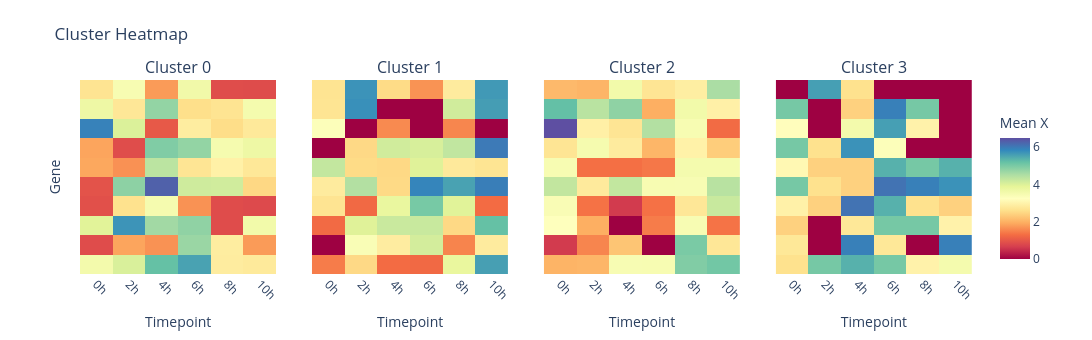

Source (notebook cell):
### Code cell
# Visualize per-cluster heatmap

hda.visualize.heatmap_cluster(
    data=subset_top10,
    cluster=c1_spec_traj20,
    key="X",
    kind="trajectory",
    trajectory_id=top_20_traj
)

### Figure 1 — Plotly figure (JSON) as saved in the notebook; plotly's stock layout.template omitted (floating-point values rounded to 4 significant figures)
{"data": [{"colorscale": [[0, "rgb(158,1,66)"], [0.1, "rgb(213,62,79)"], [0.2, "rgb(244,109,67)"], [0.3, "rgb(253,174,97)"], [0.4, "rgb(254,224,139)"], [0.5, "rgb(255,255,191)"], [0.6, "rgb(230,245,152)"], [0.7, "rgb(171,221,164)"], [0.8, "rgb(102,194,165)"], [0.9, "rgb(50,136,189)"], [1, "rgb(94,79,162)"]], "hovertemplate": "<b>Gene</b>: %{y}<br><b>Timepoint</b>: %{x}<br><b>Mean X</b>: %{z:.4f}<extra></extra>", "showscale": false, "type": "heatmap", "x": ["0h", "2h", "4h", "6h", "8h", "10h"], "xaxis": "x", "y": ["YOD1", "SGK1", "PARD6B", "SMAD7", "KLF6", "KLF10", "CEBPD", "PLK2", "ADM", "GRPEL2"], "yaxis": "y", "z": [[3.548, 4.027, 5.186, 5.531, 2.837, 2.786], [0.8456, 1.852, 1.667, 4.686, 2.852, 1.747], [3.931, 5.683, 4.615, 4.782, 0.8456, 3.578], [0.9014, 2.622, 3.503, 1.659, 0.8456, 0.8167], [0.9316, 4.812, 6.267, 4.143, 4.127, 2.483], [1.876, 1.655, 4.348, 2.697, 2.941, 2.745], [1.854, 0.8482, 4.927, 4.753, 3.5, 3.663], [5.896, 4.001, 1.02, 2.852, 2.564, 2.773], [3.666, 2.733, 4.753, 2.591, 2.679, 3.516], [2.671, 3.447, 1.75, 3.594, 0.8482, 0.8379]], "zmax": 6.469, "zmin": 0}, {"colorscale": [[0, "rgb(158,1,66)"], [0.1, "rgb(213,62,79)"], [0.2, "rgb(244,109,67)"], [0.3, "rgb(253,174,97)"], [0.4, "rgb(254,224,139)"], [0.5, "rgb(255,255,191)"], [0.6, "rgb(230,245,152)"], [0.7, "rgb(171,221,164)"], [0.8, "rgb(102,194,165)"], [0.9, "rgb(50,136,189)"], [1, "rgb(94,79,162)"]], "hovertemplate": "<b>Gene</b>: %{y}<br><b>Timepoint</b>: %{x}<br><b>Mean X</b>: %{z:.4f}<extra></extra>", "showscale": false, "type": "heatmap", "x": ["0h", "2h", "4h", "6h", "8h", "10h"], "xaxis": "x2", "y": ["YOD1", "SGK1", "PARD6B", "SMAD7", "KLF6", "KLF10", "CEBPD", "PLK2", "ADM", "GRPEL2"], "yaxis": "y2", "z": [[1.441, 2.504, 1.268, 1.235, 3.779, 5.561], [0.0, 3.386, 2.845, 4.091, 1.519, 2.826], [1.246, 3.951, 4.195, 4.215, 2.5, 5.186], [2.676, 1.235, 3.768, 5.014, 3.941, 1.268], [2.826, 4.44, 2.51, 5.861, 5.532, 5.933], [4.263, 2.533, 2.5, 3.951, 2.784, 2.687], [0.0, 2.504, 4.124, 4.042, 4.293, 5.978], [3.325, 0.0, 1.58, 0.0, 1.538, 0.0], [2.683, 5.733, 0.0, 0.0, 4.124, 5.587], [2.676, 5.704, 2.533, 1.669, 2.826, 5.633]], "zmax": 6.469, "zmin": 0}, {"colorscale": [[0, "rgb(158,1,66)"], [0.1, "rgb(213,62,79)"], [0.2, "rgb(244,109,67)"], [0.3, "rgb(253,174,97)"], [0.4, "rgb(254,224,139)"], [0.5, "rgb(255,255,191)"], [0.6, "rgb(230,245,152)"], [0.7, "rgb(171,221,164)"], [0.8, "rgb(102,194,165)"], [0.9, "rgb(50,136,189)"], [1, "rgb(94,79,162)"]], "hovertemplate": "<b>Gene</b>: %{y}<br><b>Timepoint</b>: %{x}<br><b>Mean X</b>: %{z:.4f}<extra></extra>", "showscale": false, "type": "heatmap", "x": ["0h", "2h", "4h", "6h", "8h", "10h"], "xaxis": "x3", "y": ["YOD1", "SGK1", "PARD6B", "SMAD7", "KLF6", "KLF10", "CEBPD", "PLK2", "ADM", "GRPEL2"], "yaxis": "y3", "z": [[2.013, 2.046, 3.434, 3.455, 4.926, 5.067], [0.6159, 1.53, 2.235, 0.0, 4.985, 2.741], [3.266, 1.953, 0.0, 1.446, 3.433, 1.358], [3.398, 1.345, 0.6159, 1.338, 2.736, 4.213], [4.277, 2.798, 4.272, 3.447, 3.436, 4.382], [3.448, 1.311, 1.311, 1.393, 3.522, 3.522], [2.695, 3.495, 2.822, 2.049, 2.955, 2.338], [6.469, 2.928, 2.702, 4.437, 3.442, 1.26], [5.2, 4.379, 4.793, 1.953, 3.583, 2.932], [2.089, 2.038, 3.575, 2.702, 2.876, 4.532]], "zmax": 6.469, "zmin": 0}, {"colorbar": {"len": 0.85, "title": {"text": "Mean X"}, "y": 0.45}, "colorscale": [[0, "rgb(158,1,66)"], [0.1, "rgb(213,62,79)"], [0.2, "rgb(244,109,67)"], [0.3, "rgb(253,174,97)"], [0.4, "rgb(254,224,139)"], [0.5, "rgb(255,255,191)"], [0.6, "rgb(230,245,152)"], [0.7, "rgb(171,221,164)"], [0.8, "rgb(102,194,165)"], [0.9, "rgb(50,136,189)"], [1, "rgb(94,79,162)"]], "hovertemplate": "<b>Gene</b>: %{y}<br><b>Timepoint</b>: %{x}<br><b>Mean X</b>: %{z:.4f}<extra></extra>", "showscale": true, "type": "heatmap", "x": ["0h", "2h", "4h", "6h", "8h", "10h"], "xaxis": "x4", "y": ["YOD1", "SGK1", "PARD6B", "SMAD7", "KLF6", "KLF10", "CEBPD", "PLK2", "ADM", "GRPEL2"], "yaxis": "y4", "z": [[2.623, 5.023, 5.367, 5.023, 2.968, 3.516], [2.744, 0.0, 5.914, 2.744, 0.0, 5.915], [2.4, 0.0, 2.744, 5.023, 5.023, 2.968], [2.946, 2.4, 6.058, 5.367, 2.623, 2.4], [5.023, 2.623, 2.4, 6.058, 5.914, 5.712], [3.09, 2.4, 2.4, 5.368, 5.023, 5.367], [5.023, 2.623, 5.712, 3.314, 0.0, 0.0], [3.201, 0.0, 3.547, 5.569, 2.968, 0.0], [5.023, 0.0, 2.4, 5.915, 5.023, 0.0], [0.0, 5.569, 2.623, 0.0, 0.0, 0.0]], "zmax": 6.469, "zmin": 0}], "layout": {"annotations": [{"font": {"size": 16}, "showarrow": false, "text": "Cluster 0", "x": 0.11, "xanchor": "center", "xref": "paper", "y": 1, "yanchor": "bottom", "yref": "paper"}, {"font": {"size": 16}, "showarrow": false, "text": "Cluster 1", "x": 0.37, "xanchor": "center", "xref": "paper", "y": 1, "yanchor": "bottom", "yref": "paper"}, {"font": {"size": 16}, "showarrow": false, "text": "Cluster 2", "x": 0.63, "xanchor": "center", "xref": "paper", "y": 1, "yanchor": "bottom", "yref": "paper"}, {"font": {"size": 16}, "showarrow": false, "text": "Cluster 3", "x": 0.89, "xanchor": "center", "xref": "paper", "y": 1, "yanchor": "bottom", "yref": "paper"}], "height": 340, "margin": {"b": 60, "l": 80, "r": 120, "t": 80}, "paper_bgcolor": "white", "plot_bgcolor": "white", "title": {"text": "Cluster Heatmap"}, "width": 1275, "xaxis": {"anchor": "y", "domain": [0, 0.22], "tickangle": 45, "title": {"text": "Timepoint"}}, "xaxis2": {"anchor": "y2", "domain": [0.26, 0.48], "tickangle": 45, "title": {"text": "Timepoint"}}, "xaxis3": {"anchor": "y3", "domain": [0.52, 0.74], "tickangle": 45, "title": {"text": "Timepoint"}}, "xaxis4": {"anchor": "y4", "domain": [0.78, 1], "tickangle": 45, "title": {"text": "Timepoint"}}, "yaxis": {"anchor": "x", "domain": [0, 1], "showticklabels": false, "title": {"text": "Gene"}}, "yaxis2": {"anchor": "x2", "domain": [0, 1], "showticklabels": false, "title": {"text": ""}}, "yaxis3": {"anchor": "x3", "domain": [0, 1], "showticklabels": false, "title": {"text": ""}}, "yaxis4": {"anchor": "x4", "domain": [0, 1], "showticklabels": false, "title": {"text": ""}}}}
